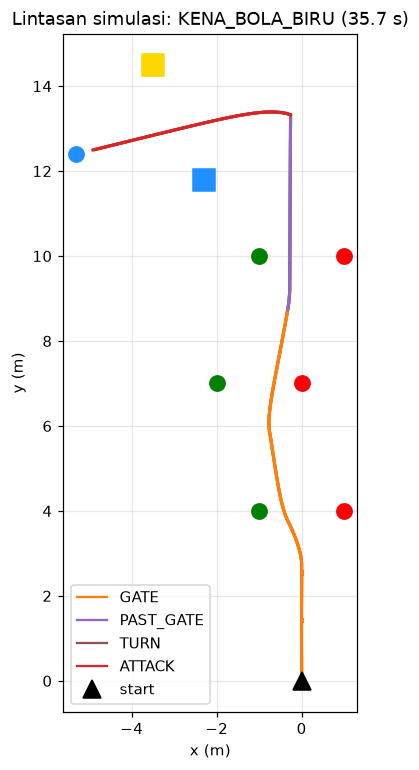
#> input picture Misi Naval Autonomus/lintasan.png, 419 x 770 px, given in place of the camera
$ python misi_kapal.py
#> lines starting #> are read from the running program, lines starting #| are printed output that depends on the picture; after the words box and inside, x2 and y2 are one past the last pixel; in counts of white or black regions, pixels touching at a corner belong together
import time
import cv2
import numpy as np


FRAME_W, FRAME_H = 640, 480
TOTAL_GATE = 3          # jumlah gate (pasangan hijau-merah)
BASE_SPEED = 0.5        # kecepatan maju (0..1)
TURN_SPEED = 0.4        # kecepatan putar saat belok
KP = 0.6                # gain kemudi
MIN_AREA = 300          # abaikan blob yang lebih kecil dari ini (noise)
GATE_NEAR_AREA = 4000   # ukuran bola dianggap "sudah dekat dengan gate"
BOX_LOST_TIME = 8.0     # detik, box biru hilang dari kamera -> dianggap sudah terlewati
BOX_NEAR_AREA = 4000    # ukuran box dianggap "sudah dekat"
BOX_MAX_X = 200         # box tidak boleh lebih ke tengah dari x ini (piksel), supaya tidak tertabrak
BALL_CLOSE_AREA = 15000 # ukuran bola biru dianggap hampir menabrak
RAM_TIME = 2.0          # detik maju terus setelah bola biru hilang/dekat

GREEN = [((40, 80, 50), (85, 255, 255))]
RED = [((0, 120, 70), (10, 255, 255)), ((170, 120, 70), (180, 255, 255))]
BLUE = [((95, 100, 50), (130, 255, 255))]


def set_motor(left, right):
    """left/right: -1.0 .. 1.0. Ganti dengan kode kirim ke motor/ESC."""
    left = max(-1.0, min(1.0, left))
    right = max(-1.0, min(1.0, right))
    print(f"motor L={left:+.2f} R={right:+.2f}")

def find_blobs(hsv, ranges):
    mask = np.zeros(hsv.shape[:2], np.uint8)
    for lo, hi in ranges:
        mask |= cv2.inRange(hsv, np.array(lo), np.array(hi))
    mask = cv2.morphologyEx(mask, cv2.MORPH_OPEN, np.ones((5, 5), np.uint8))
    cnts, _ = cv2.findContours(mask, cv2.RETR_EXTERNAL, cv2.CHAIN_APPROX_SIMPLE)

    blobs = []
    for c in cnts:
        area = cv2.contourArea(c)
        if area < MIN_AREA:
            continue
        (x, y), r = cv2.minEnclosingCircle(c)
        fill = area / (np.pi * r * r)  # bulat ~0.9, kotak ~0.64
        blobs.append({"x": x, "y": y, "area": area, "round": fill > 0.8})
    return blobs

def largest(blobs):
    return max(blobs, key=lambda b: b["area"]) if blobs else None

class Mission:
    def __init__(self):
        self.state = "GATE"
        self.gates_passed = 0
        self.gate_near = False
        self.box_seen = False
        self.box_last_seen = 0.0
        self.ball_close = False
        self.ball_lost_since = None

    @staticmethod
    def _steer(error, speed=BASE_SPEED):
        """error: -1 (target di kiri) .. +1 (target di kanan)."""
        return speed + KP * error, speed - KP * error

    def update(self, frame, now):
        """Terima 1 frame kamera (BGR) + waktu (detik). Return (left, right)."""
        h, w = frame.shape[:2]
        cx = w / 2
        hsv = cv2.cvtColor(cv2.GaussianBlur(frame, (7, 7), 0), cv2.COLOR_BGR2HSV)
        cmd = (0.0, 0.0)

        if self.state == "GATE":
            g = largest(find_blobs(hsv, GREEN))
            r = largest(find_blobs(hsv, RED))

            if g and r:                      # dua bola terlihat -> arahkan ke tengah
                target = (g["x"] + r["x"]) / 2
                cmd = self._steer((target - cx) / cx)
                size = min(g["area"], r["area"])
                if size > GATE_NEAR_AREA:
                    self.gate_near = True
                elif self.gate_near and size < GATE_NEAR_AREA * 0.5:
                    self.gates_passed += 1   # pasangan lama sudah lewat
                    self.gate_near = False
            elif g:                          # hanya hijau: jaga hijau tetap di kiri
                cmd = self._steer((g["x"] + w * 0.25 - cx) / cx)
            elif r:                          # hanya merah: jaga merah tetap di kanan
                cmd = self._steer((r["x"] - w * 0.25 - cx) / cx)
            else:                            # tidak ada bola
                if self.gate_near:           # tadi dekat, sekarang hilang -> gate lewat
                    self.gates_passed += 1
                    self.gate_near = False
                cmd = (BASE_SPEED, BASE_SPEED)

            if self.gates_passed >= TOTAL_GATE:
                self.state = "PAST_GATE"

        elif self.state == "PAST_GATE":
            boxes = [b for b in find_blobs(hsv, BLUE) if not b["round"]]
            box = largest(boxes)
            if box and box["x"] < cx:        # box ada di sisi kiri kapal
                self.box_seen = True
                self.box_last_seen = now
                if box["area"] > BOX_NEAR_AREA:
                    cmd = (BASE_SPEED, BASE_SPEED)          # sudah dekat: lurus saja
                elif box["x"] > BOX_MAX_X:
                    cmd = self._steer(0.3)                  # box terlalu ke tengah -> belok kanan
                else:
                    cmd = (BASE_SPEED, BASE_SPEED)          # box di sisi kiri: lurus saja
            elif not self.box_seen:
                # box belum terlihat (kapal agak menghadap kanan setelah zig-zag)
                # -> maju sambil berbelok kiri pelan sampai box muncul
                cmd = (BASE_SPEED * 0.8, BASE_SPEED * 1.2)
            else:
                cmd = (BASE_SPEED, BASE_SPEED)              # box sudah hilang: lurus sebentar
            if self.box_seen and now - self.box_last_seen > BOX_LOST_TIME:
                self.state = "TURN"          # box sudah terlewati

        # ---------- 3. BELOK KIRI SAMPAI BOLA BIRU TERLIHAT ----------
        elif self.state == "TURN":
            cmd = (-TURN_SPEED, TURN_SPEED)  # putar ke kiri
            balls = [b for b in find_blobs(hsv, BLUE) if b["round"]]
            if balls:
                self.state = "ATTACK"

        # ---------- 4. TABRAK BOLA BIRU ----------
        elif self.state == "ATTACK":
            balls = [b for b in find_blobs(hsv, BLUE) if b["round"]]
            ball = largest(balls)
            if ball:
                self.ball_lost_since = None
                cmd = self._steer((ball["x"] - cx) / cx, speed=0.7)
                if ball["area"] > BALL_CLOSE_AREA:
                    self.ball_close = True
            else:
                cmd = (0.7, 0.7)             # lurus terus
                if self.ball_lost_since is None:
                    self.ball_lost_since = now
                # bola hilang saat sudah dekat = kena; atau timeout
                if self.ball_close and now - self.ball_lost_since > RAM_TIME:
                    self.state = "DONE"
                elif now - self.ball_lost_since > 5.0:
                    self.state = "TURN"      # bola hilang jauh -> cari lagi

        return cmd

    @property
    def done(self):
        return self.state == "DONE"


# ===================== PROGRAM UTAMA (KAPAL ASLI) =====================
def main():
    cap = cv2.VideoCapture(0)
    cap.set(cv2.CAP_PROP_FRAME_WIDTH, FRAME_W)
    cap.set(cv2.CAP_PROP_FRAME_HEIGHT, FRAME_H)
    mission = Mission()

    try:
        while not mission.done:
            ok, frame = cap.read()
#> frame is the input picture: shape (770, 419, 3); mean B, G, R 246.6, 247.3, 248.4
            if not ok:
                set_motor(0, 0)
                continue
            frame = cv2.resize(frame, (FRAME_W, FRAME_H))
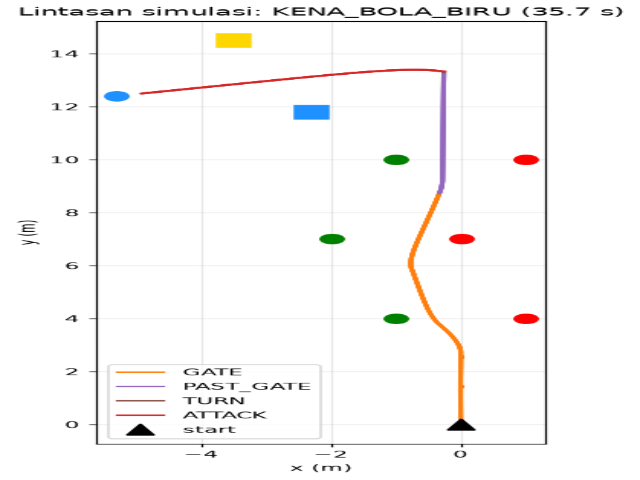
#> frame: shape (480, 640, 3); mean B, G, R 246.7, 247.3, 248.5
            left, right = mission.update(frame, time.time())
#> in update, `hsv = cv2.cvtColor(cv2.GaussianBlur(frame, (7, 7), 0), cv2.COLOR_BGR2H..`: hsv: shape (480, 640, 3); mean H, S, V 2.1, 3.7, 249.4
#> the loop in find_blobs, `for lo, hi in ranges:` made 1 pass
#> pass 1, in find_blobs, `mask |= cv2.inRange(hsv, np.array(lo), np.array(hi))`:
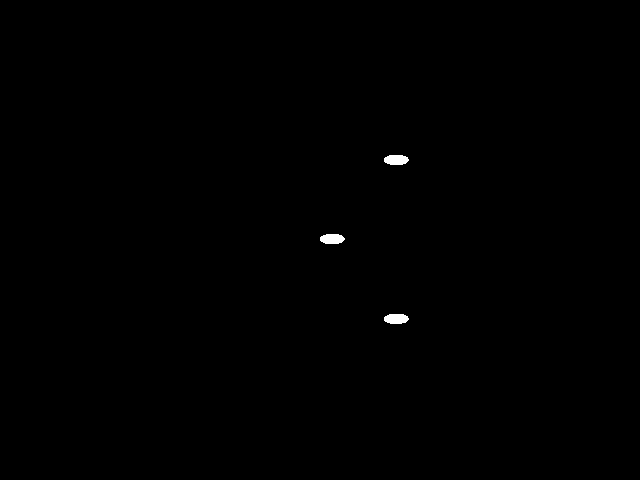
#> mask: shape (480, 640); 0.2% white; 3 white regions, box (x1, y1, x2, y2) and area: (384, 155, 409, 165) 208, (384, 314, 409, 324) 208, (320, 234, 345, 244) 207
#> in find_blobs, `mask = cv2.morphologyEx(mask, cv2.MORPH_OPEN, np.ones((5, 5), np.uint8))`: mask: shape (480, 640); 0.2% white; 3 white regions
#> in find_blobs, `cnts, _ = cv2.findContours(mask, cv2.RETR_EXTERNAL, cv2.CHAIN_APPROX_S..`: cnts = 3 contours; box (x1, y1, x2, y2) and area: (385, 314, 408, 324) 174, (385, 155, 408, 165) 174, (321, 234, 343, 244) 170
#> the loop in find_blobs, `for c in cnts:` made 3 passes
#> area on passes 1 to 3: 174.5, 170, 174.5
#> after the loop in find_blobs, `for c in cnts:`: blobs = []
#> the loop in find_blobs (call 2), `for lo, hi in ranges:` made 2 passes
#> pass 1, in find_blobs (call 2), `mask |= cv2.inRange(hsv, np.array(lo), np.array(hi))`:
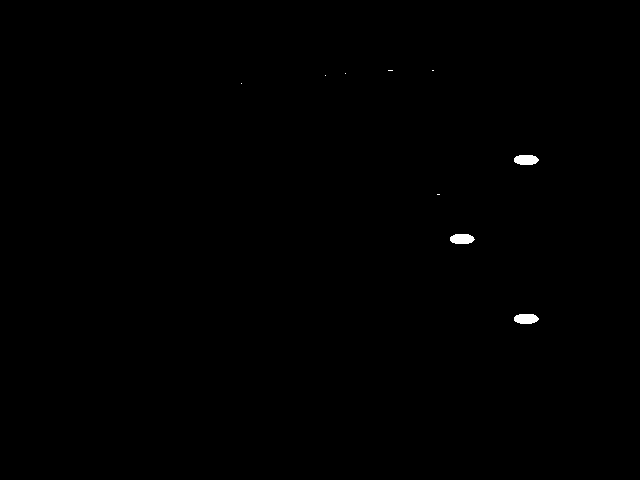
#> mask: shape (480, 640); 0.21% white; 9 white regions (6 under 20 px), largest, box (x1, y1, x2, y2) and area: (514, 155, 539, 165) 208, (450, 234, 475, 244) 207, (514, 314, 539, 324) 207
#> in find_blobs (call 2), `mask = cv2.morphologyEx(mask, cv2.MORPH_OPEN, np.ones((5, 5), np.uint8))`: mask: shape (480, 640); 0.19% white; 3 white regions
#> in find_blobs (call 2), `cnts, _ = cv2.findContours(mask, cv2.RETR_EXTERNAL, cv2.CHAIN_APPROX_S..`: cnts = 3 contours; box (x1, y1, x2, y2) and area: (451, 234, 473, 244) 171, (515, 155, 537, 165) 171, (515, 314, 537, 324) 170
#> the loop in find_blobs (call 2), `for c in cnts:` made 3 passes
#> area on passes 1 to 3: 170, 171, 171
            set_motor(left, right)
#> in set_motor, `left = max(-1.0, min(1.0, left))`: left = 0.5
#| motor L=+0.50 R=+0.50
    finally:
        set_motor(0, 0)
        cap.release()
        print("Misi selesai")


if __name__ == "__main__":
    main()
